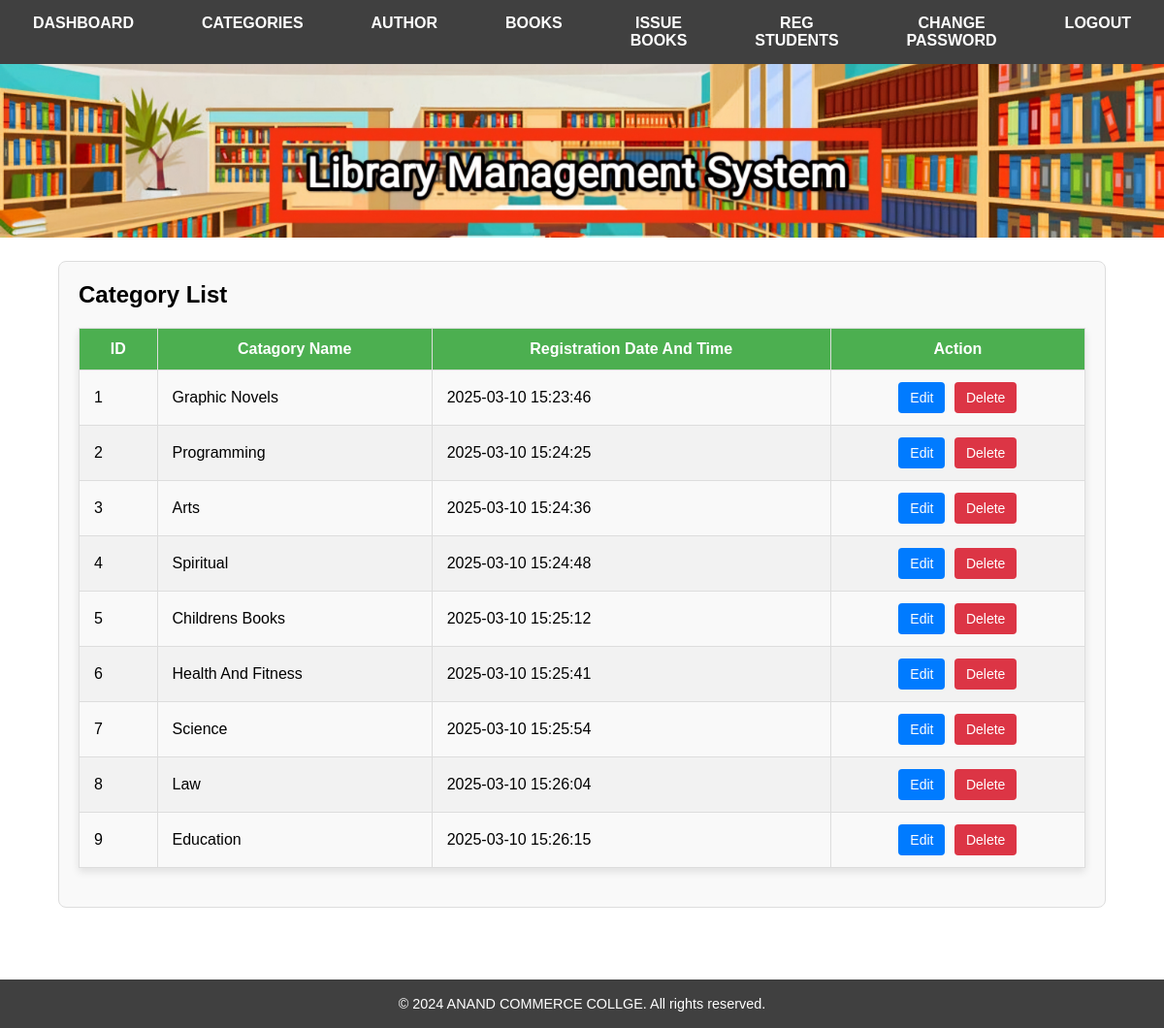
Screenshot of /admin/managecate.php with the database file from the repository.
### tables this page shows
CREATE TABLE `category` (
  `cid` int(10) NOT NULL,
  `catename` varchar(50) NOT NULL,
  `reg_date` datetime NOT NULL DEFAULT current_timestamp()
);

### admin/managecate.php (the view, shortened to what this page needs)
<?php
	$conn=mysqli_connect("localhost","root","","proj_libraryy");
?>
<!DOCTYPE html>
<html>
<head>
</head>
<body>
	<?php
		include("adminbar.php");
	?>
	<div class="table-container">
    <h2>Category List</h2>
    <table class="styled-table" align="center">
        <thead>
            <tr>
                <th>ID</th>
                <th>Catagory Name</th>
                <th>Registration Date And Time</th>
                <th>Action</th>
            </tr>
        </thead>
        <tbody>
        	<?php
        	$cnt=1;
        		$sql="SELECT * FROM `category`;";
        		$result=mysqli_query($conn,$sql);
        		if(mysqli_num_rows($result)>0)
        		{
        			foreach ($result as $value) {
        	?>
            <tr>
                <td><?php echo $cnt; ?></td>
                <td><?php echo htmlspecialchars($value['catename']); ?></td>
                <td><?php echo htmlspecialchars($value['reg_date']); ?></td>
                <td><center>
                    <a href="edit_catagory.php?edi=<?php echo htmlspecialchars($value['cid']);  ?>"><button class="btn edit">Edit</button></a>
                    <a href="managecate.php?del=<?php echo htmlspecialchars($value['cid']); ?>"><button class="btn delete">Delete</button></a></center>
                </td>
            </tr>
            <?php $cnt++; }} ?>
        </tbody>
    </table>
</div>
	<br><br><br>
	<?php
		include("hedfoot/footer.php");
	?>
</body>
</html>

### StyleSheet.css (style rules this page uses)
* { margin: 0; padding: 0; box-sizing: border-box; }
body { font-family: Arial, sans-serif; display: flex; flex-direction: column; min-height: 100vh; }
button { padding: 10px 15px; background-color: #333; color: #fff; border: none; cursor: pointer; }
.table-container { width: 90%; margin: 20px auto; background-color: #f9f9f9; padding: 20px; border: 1px solid #ddd; border-radius: 8px; }
h2 { margin-bottom: 20px; }
.styled-table { width: 100%; border-collapse: collapse; margin: 20px 0; font-size: 16px; text-align: left; box-shadow: 0 4px 8px rgba(0, 0, 0, 0.1); }
.styled-table thead tr { background-color: #4CAF50; color: white; text-align: center; font-weight: bold; }
.styled-table th, .styled-table td { padding: 12px 15px; border: 1px solid #ddd; }
.styled-table tbody tr:nth-child(even) { background-color: #f2f2f2; }
.btn { border: none; padding: 8px 12px; border-radius: 4px; cursor: pointer; font-size: 14px; }
.btn.edit { background-color: #007bff; color: white; margin-right: 5px; }
.btn.delete { background-color: #dc3545; color: white; }

### rows the page displays
category: catename "Graphic Novels", reg_date "2025-03-10 15:23:46"
category: catename "Programming", reg_date "2025-03-10 15:24:25"
category: catename "Arts", reg_date "2025-03-10 15:24:36"
category: catename "Spiritual", reg_date "2025-03-10 15:24:48"
category: catename "Childrens Books", reg_date "2025-03-10 15:25:12"
category: catename "Health And Fitness", reg_date "2025-03-10 15:25:41"
category: catename "Science", reg_date "2025-03-10 15:25:54"
category: catename "Law", reg_date "2025-03-10 15:26:04"
category: catename "Education", reg_date "2025-03-10 15:26:15"
